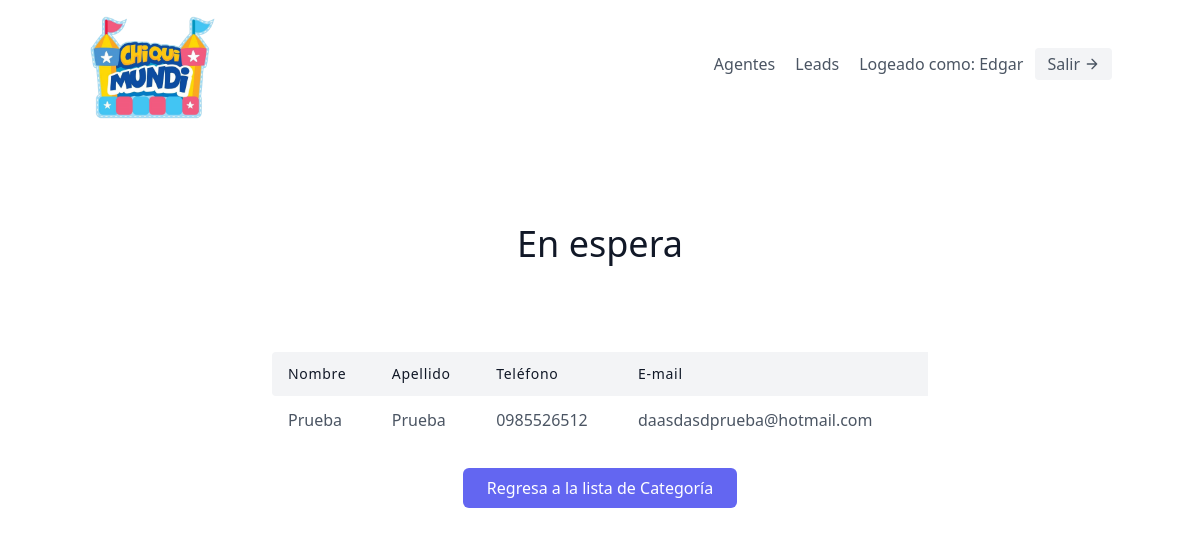
/leads/categories/3/ (signed in), run on the app's committed database.
### leads/models.py (models this page shows, shortened)
class User(AbstractUser):
    is_organisor = models.BooleanField(default=True)
    is_agent = models.BooleanField(default=False)

class Category(models.Model):       #Nuevo, Contactado, En espera, Vendido
    name = models.CharField(max_length=30)
    organisation = models.ForeignKey(UserProfile, on_delete=models.CASCADE)

class Lead(models.Model):
    nombre = models.CharField(max_length=50)
    apellido = models.CharField(max_length=50)
    telefono = models.CharField(max_length=10)
    email = models.EmailField()
    organisation = models.ForeignKey(UserProfile, on_delete=models.CASCADE)
    agente = models.ForeignKey("Agent", null=True, blank=True, on_delete=models.SET_NULL)
    description = models.TextField()
    date_added = models.DateTimeField(auto_now_add=True)
    category = models.ForeignKey("Category", related_name="leads", null=True, blank=True, on_delete=models.SET_NULL)

### leads/views.py (the view)
# urls.py: path('categories/<int:pk>/', CategoryDetailView.as_view(), name='category-detail'),
class CategoryDetailView(LoginRequiredMixin, generic.DetailView):
    template_name = "leads/category_detail.html"
    context_object_name = "category"
    def get_context_data(self, **kwargs):
        context = super(CategoryDetailView, self).get_context_data(**kwargs)
        leads = self.get_object().leads.all()
        context.update({
            "leads": leads
        })
        return context
    def get_queryset(self):
        user = self.request.user
        if user.is_organisor:
            queryset = Category.objects.filter(
                organisation=user.userprofile,
            )
        else:
            queryset = Lead.objects.filter(
                organisation=user.agent.organisation,
            )
            queryset = queryset.filter(agent__user=user)
        return queryset

### leads/templates/leads/category_detail.html (shortened to what this page needs)
{% extends "base.html" %}
{% block content %}
<section class="text-gray-600 body-font">
  <div class="container px-5 py-24 mx-auto">
    <div class="flex flex-col text-center w-full mb-20">
      <h1 class="sm:text-4xl text-3xl font-medium title-font mb-2 text-gray-900">{{ category.name }}</h1>
    </div>
    <div class="lg:w-2/3 w-full mx-auto overflow-auto">
      <table class="table-auto w-full text-left whitespace-no-wrap">
        <thead>
          <tr>
            <th class="px-4 py-3 title-font tracking-wider font-medium text-gray-900 text-sm bg-gray-100 rounded-tl rounded-bl">Nombre</th>
            <th class="px-4 py-3 title-font tracking-wider font-medium text-gray-900 text-sm bg-gray-100">Apellido</th>
            <th class="px-4 py-3 title-font tracking-wider font-medium text-gray-900 text-sm bg-gray-100">Teléfono</th>
            <th class="px-4 py-3 title-font tracking-wider font-medium text-gray-900 text-sm bg-gray-100">E-mail</th>
          </tr>
        </thead>
        <tbody>
        {% for lead in leads %}
            <tr>
                <td class="px-4 py-3">{{ lead.nombre }}</td>
                <td class="px-4 py-3">{{ lead.apellido }}</td>
                <td class="px-4 py-3">{{ lead.telefono }}</td>
                <td class="px-4 py-3">{{ lead.email }}</td>
            </tr>
        {% endfor %}
        </tbody>
      </table>
    </div>
    <div class="flex mt-6 justify-center">
      <a href="{% url 'leads:category-list'%}" class="px-6 py-2 bg-indigo-500 hover:bg-indigo-600 text-white rounded-md focus:outline-none">
          Regresa a la lista de Categoría
      </a>
    </div>
  </div>
</section>
{% endblock content %}

### templates/navbar.html (shortened to what this page needs)
{% if request.user.is_authenticated %}
<header class="text-gray-600 body-font">
    <div class="container mx-auto flex flex-wrap flex-col md:flex-row items-center">
      <a href="{% url 'home' %}" class="flex title-font font-medium items-center text-gray-900 mb-4 md:mb-0">
        <img class="w-32 h-32" src="/static/images/chiquimundi.png" alt="Logo Chiquimundi">
      </a>
      <nav class="md:ml-auto flex flex-wrap items-center text-base justify-center">
      {% if not request.user.is_authenticated %}
        <a href="{% url 'signup' %}" class="mr-5 hover:text-gray-900">Registrar nuevo Usuario</a>
      {% else %}
        {% if request.user.is_organisor %}
        <a href="{% url 'agents:agent-list' %}" class="mr-5 hover:text-gray-900">Agentes</a>
        {% endif %}
        <a href="{% url 'leads:list' %}" class="mr-5 hover:text-gray-900">Leads</a>
      {% endif %}
      </nav>
      {% if request.user.is_authenticated %}
        Logeado como: {{ request.user.username }}
        <a href="{% url 'logout' %}" class="ml-3 inline-flex items-center bg-gray-100 border-0 py-1 px-3 focus:outline-none hover:bg-gray-200 rounded text-base mt-4 md:mt-0">Salir
          <svg fill="none" stroke="currentColor" stroke-linecap="round" stroke-linejoin="round" stroke-width="2" class="w-4 h-4 ml-1" viewBox="0 0 24 24">
            <path d="M5 12h14M12 5l7 7-7 7"></path>
          </svg>
        </a>
      {% endif %}
    </div>
  </header>
  {% endif %}

### data on the page
User: user.username "Edgar"
Category: name "En espera"
Lead: nombre "Prueba", apellido "Prueba", telefono "0985526512", email "daasdasdprueba@hotmail.com"
